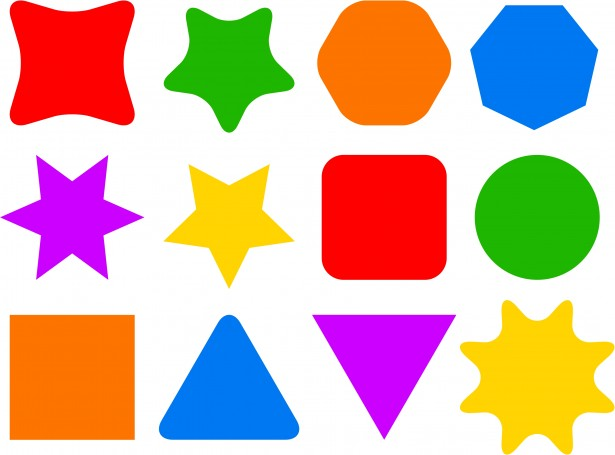
//> input picture resources/colored.jpg, 615 x 455 px
$ ./chapter5_colorDetection   (built with g++ and OpenCV 4)
//> lines starting //> are read from the running program, lines starting //| are printed output that depends on the picture; after the words box and inside, x2 and y2 are one past the last pixel; in counts of white or black regions, pixels touching at a corner belong together
#include <opencv2/imgcodecs.hpp>
#include <opencv2/highgui.hpp>
#include <opencv2/imgproc.hpp>
#include <iostream>

using namespace cv;
using namespace std;

////////////////////// Color Detection /////////////////////
void main() {
	String path = "resources/colored.jpg";
	Mat img = imread(path);
//> img is the input picture: 455 rows x 615 cols, CV_8UC3; mean B, G, R 162.9, 179.8, 213.3
	Mat imgHSV, mask;
	// convert to hsv space
	cvtColor(img, imgHSV, COLOR_BGR2HSV);
//> imgHSV: 455 rows x 615 cols, CV_8UC3; mean H, S, V 40.1, 126.1, 247
	//lower limits
	int hmin = 0;
	int smin = 0;
	int vmin = 0;
	//upper limits
	int hmax = 179;
	int smax = 255;
	int vmax = 255;

	namedWindow("Track Bars", (500, 500));
	createTrackbar("HUE min", "Track Bars", &hmin, 179);
	createTrackbar("HUE max", "Track Bars", &hmax, 179);
	createTrackbar("Saturation min", "Track Bars", &smin, 255);
	createTrackbar("Saturation max", "Track Bars", &smax, 255);
	createTrackbar("Value min", "Track Bars", &vmin, 255);
	createTrackbar("Value max", "Track Bars", &vmax, 255);

	while (true) {
		Scalar lowerLimit(hmin, smin, vmin);
		Scalar upperLimit(hmax, smax, vmax);
		inRange(img, lowerLimit, upperLimit, mask);
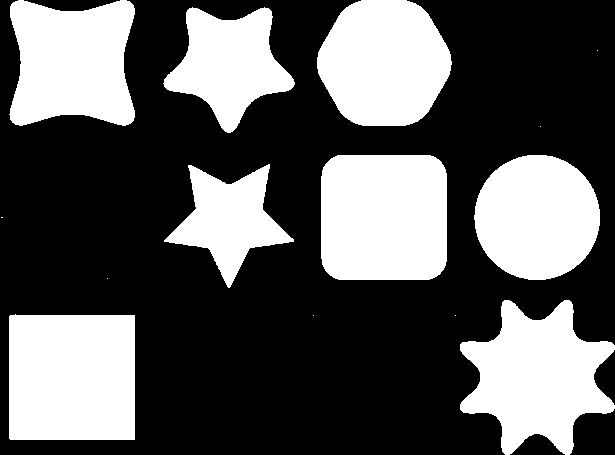
//> mask: 455 rows x 615 cols, CV_8UC1; 36% white; 14 white regions (6 under 20 px), largest, box (x1, y1, x2, y2) and area: (9, 314, 135, 440) 15749, (321, 155, 447, 280) 15324, (460, 300, 615, 455) 14538

		imshow("Image", img);
		imshow("HSV", imgHSV);
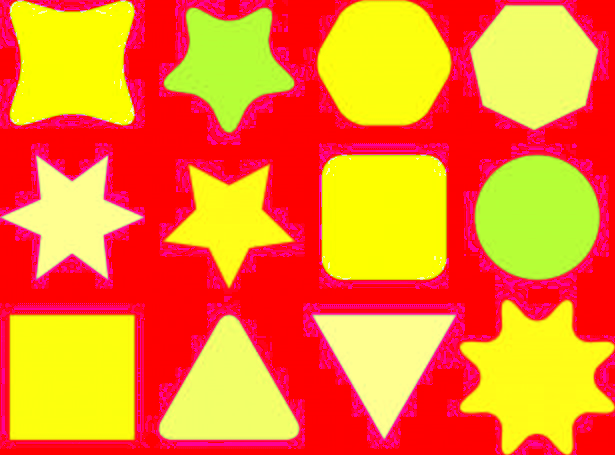
//> window 'HSV': 455 rows x 615 cols, CV_8UC3; mean B, G, R 40.1, 126.1, 247
		imshow("Mask", mask);
		waitKey(1);
	}
}
